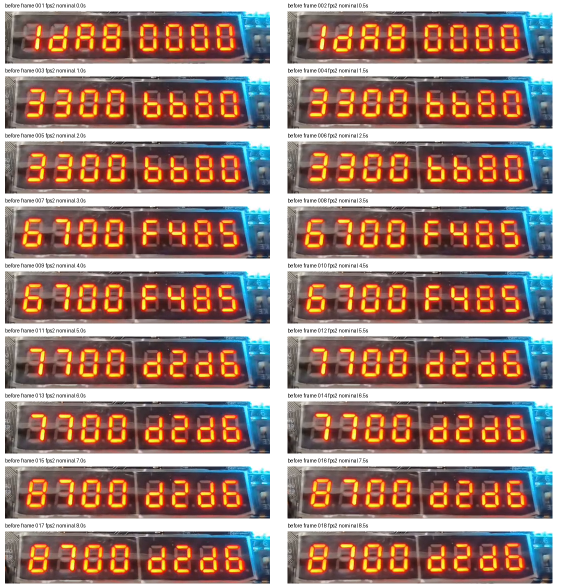
#> input picture development/player_dynamic_text_pcm_crc_probe/build/board_feedback_20261011/before/contact_1.png, 1130 x 1170 px, given as the content of the folder xt_pcm_crc_probe/build/board_feedback_20261011/before/frames, which was not available (shown at 1/2 size)
$ python make_contacts.py
#> lines starting #> are read from the running program, lines starting #| are printed output that depends on the picture; after the words box and inside, x2 and y2 are one past the last pixel; in counts of white or black regions, pixels touching at a corner belong together
from pathlib import Path
from PIL import Image, ImageDraw
import numpy as np

root = Path(__file__).resolve().parent
for mode in ['before', 'after']:
    out = root / mode
    (out / 'crops').mkdir(exist_ok=True)
    tiles = []
    for i, p in enumerate(sorted((out / 'frames').glob('*.png'))):
        im = Image.open(p).convert('RGB')
#> im is the input picture: PIL image 1130x1170 RGB; mean R, G, B 159.6, 130.9, 120.9
        a = np.asarray(im).astype('int32')
        mask = (a[:, :, 0] > 140) & (a[:, :, 0] > a[:, :, 1] * 1.4) & (a[:, :, 0] > a[:, :, 2] * 1.4)
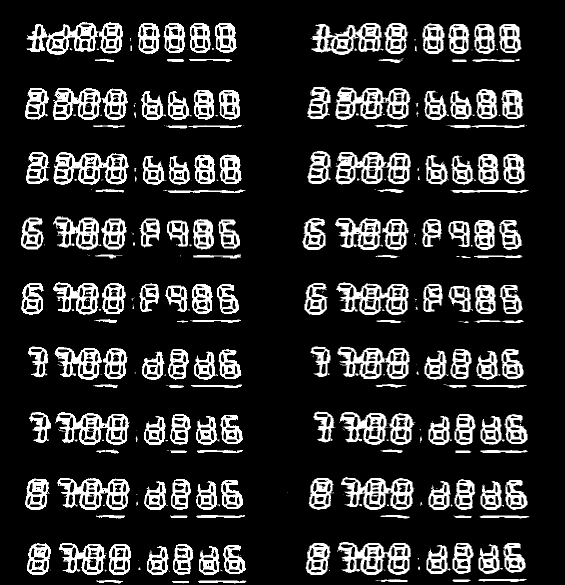
#> mask: shape (1170, 1130) bool (shown at 1/2 size); 16.8% white; 477 white regions (294 under 20 px), largest, box (x1, y1, x2, y2) and area: (53, 44, 246, 110) 5838, (671, 304, 822, 369) 4982, (107, 304, 258, 370) 4976
        counts = mask[300:520, 390:930].sum(axis=1)
#> counts = 220 values, max 269 at index 164, min 0 at index 0, mean 108.6
        cy = 300 + int(np.argmax(np.convolve(counts, np.ones(70), mode='same')))
#> cy = 335
        crop = im.crop((400, cy-52, 930, cy+52))
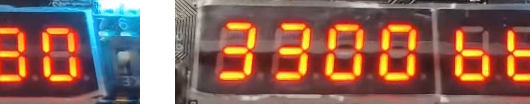
#> crop: PIL image 530x104 RGB; mean R, G, B 140.7, 104.1, 90.5
        crop.save(out / 'crops' / p.name)
        tile = Image.new('RGB', (565, 130), 'white')
#> tile: PIL image 565x130 RGB; every value is 255
        tile.paste(crop, (10, 23))
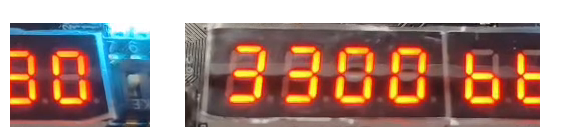
#> tile: PIL image 565x130 RGB; mean R, G, B 169.2, 141.8, 131.6
        ImageDraw.Draw(tile).text((10, 5), f'{mode} frame {i+1:03d} fps2 nominal {i*0.5:.1f}s', fill='black')
        tiles.append(tile)
    for start in range(0, len(tiles), 18):
        group = tiles[start:start+18]
        sheet = Image.new('RGB', (1130, 130*((len(group)+1)//2)), (210, 210, 210))
        for k, tile in enumerate(group):
            sheet.paste(tile, (k%2*565, k//2*130))
        sheet.save(out / f'contact_{start//18+1}.png')
#> this loop made 1 pass
#> pass 1, `sheet.save(out / f'contact_{start//18+1}.png')`:
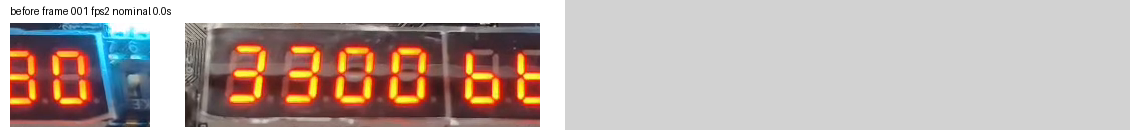
#> saved as contact_1.png: PIL image 1130x130 RGB; mean R, G, B 189, 175.3, 170.2
#> (the run stopped early here; a loop or call above may not have finished)
